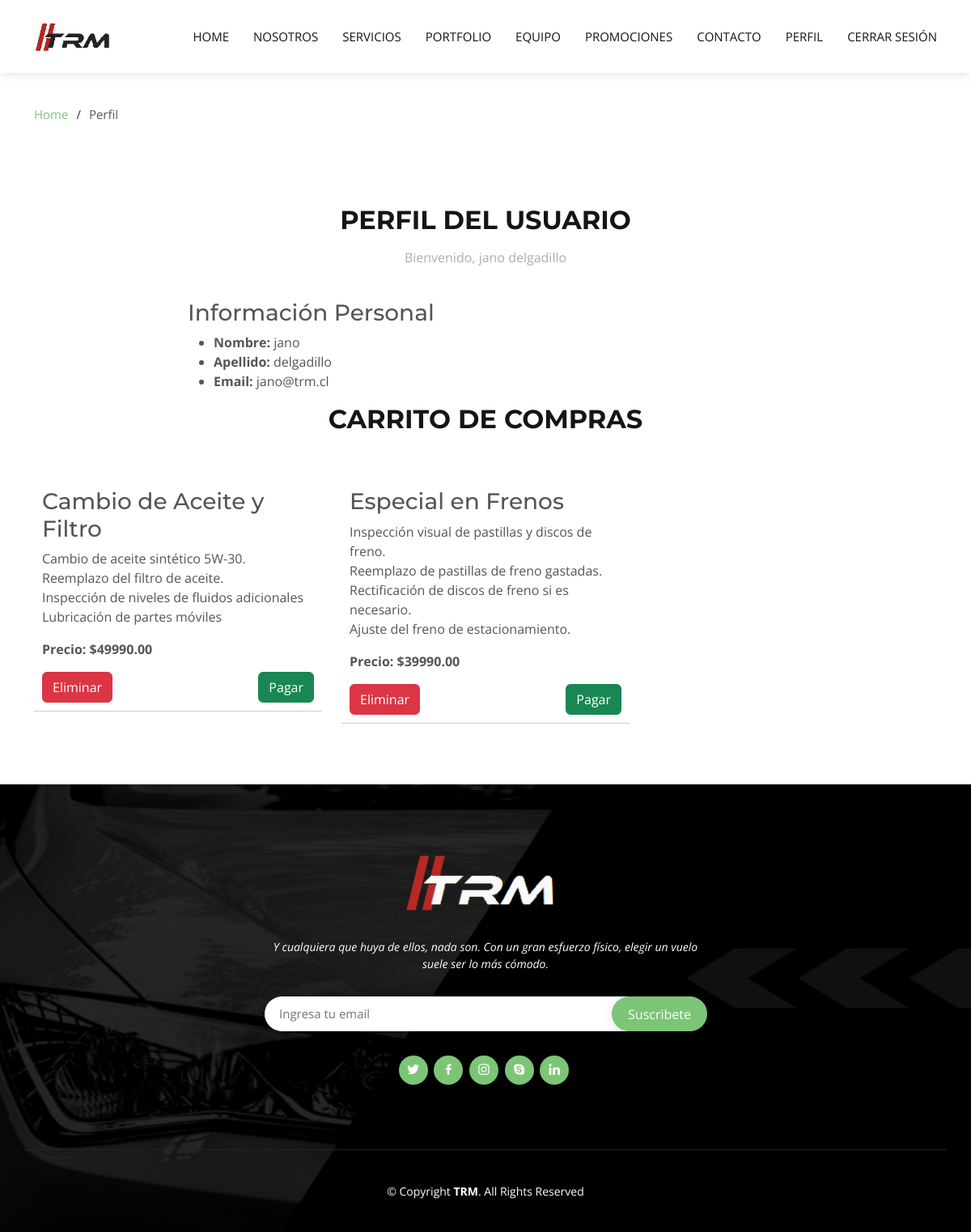
The page /profile/ (signed in) on the database its author committed.
### main/models.py (models this page shows, shortened)
class Promotion(models.Model):
    title = models.CharField(max_length=255)
    price = models.DecimalField(max_digits=10, decimal_places=2)
    description = models.TextField()

### main/views.py (the view)
# urls.py: path('profile/', views.profile, name='profile'),
@login_required
def profile(request):
    cart, created = Cart.objects.get_or_create(user=request.user)
    return render(request, 'profile.html', {'cart': cart})

### main/templates/profile.html (shortened to what this page needs)
<!DOCTYPE html>
<html lang="es">
<head>
    {% load static %}
    <link href="{% static 'vendor/aos/aos.css' %}" rel="stylesheet">
    <link href="{% static 'vendor/bootstrap/css/bootstrap.min.css' %}" rel="stylesheet">
    <link href="{% static 'vendor/bootstrap-icons/bootstrap-icons.css' %}" rel="stylesheet">
    <link href="{% static 'vendor/boxicons/css/boxicons.min.css' %}" rel="stylesheet">
    <link href="{% static 'vendor/glightbox/css/glightbox.min.css' %}" rel="stylesheet">
    <link href="{% static 'vendor/swiper/swiper-bundle.min.css' %}" rel="stylesheet">
    <link href="{% static 'css/style.css' %}" rel="stylesheet">
</head>
<body>
    <header id="header" class="d-flex align-items-center">
        <div class="container d-flex align-items-center justify-content-between">
            <div class="logo">
                <a href="{% url 'index' %}"><img src="{% static 'img/logo2.png' %}" alt="" class="img-fluid"></a>
            </div>
            <nav id="navbar" class="navbar">
                <ul>
                    <li><a class="nav-link scrollto" href="{% url 'index' %}">Home</a></li>
                    <li><a class="nav-link scrollto" href="{% url 'index' %}#about">Nosotros</a></li>
                    <li><a class="nav-link scrollto" href="{% url 'index' %}#services">Servicios</a></li>
                    <li><a class="nav-link scrollto" href="{% url 'index' %}#portfolio">Portfolio</a></li>
                    <li><a class="nav-link scrollto" href="{% url 'index' %}#team">Equipo</a></li>
                    <li><a class="nav-link scrollto" href="{% url 'index' %}#pricing">Promociones</a></li>
                    <li><a class="nav-link scrollto" href="{% url 'index' %}#contact">Contacto</a></li>
                    <li><a class="nav-link scrollto" href="{% url 'profile' %}">Perfil</a></li>
                    <li><a class="nav-link scrollto" href="{% url 'logout' %}">Cerrar Sesión</a></li>
                </ul>
            </nav>
        </div>
    </header>
    <main id="main" data-aos="fade-up">
        <section id="breadcrumbs" class="breadcrumbs">
            <div class="container">
                <div class="d-flex justify-content-between align-items-center">
                    <ol>
                        <li><a href="{% url 'index' %}">Home</a></li>
                        <li>Perfil</li>
                    </ol>
                </div>
            </div>
        </section>
        <section id="profile" class="profile">
          <div class="container">
              <div class="section-title">
                  <h2>Perfil del Usuario</h2>
                  <p>Bienvenido, {{ user.first_name }} {{ user.last_name }}</p>
              </div>
              <div class="row">
                  <div class="col-lg-8 offset-lg-2">
                      <div class="profile-info">
                          <h3>Información Personal</h3>
                          <ul>
                              <li><strong>Nombre:</strong> {{ user.first_name }}</li>
                              <li><strong>Apellido:</strong> {{ user.last_name }}</li>
                              <li><strong>Email:</strong> {{ user.username }}</li>
                          </ul>
                      </div>
                  </div>
              </div>
              <div class="section-title">
                  <h2>Carrito de Compras</h2>
              </div>
              {% if cart.promotions.all %}
              <div class="row">
                {% for promotion in cart.promotions.all %}
                    <div class="col-lg-4 col-md-6 mb-3">
                        <div class="box cart-item" data-aos="zoom-in" data-aos-delay="100">
                            <h3>{{ promotion.title }}</h3>
                            <p>{{ promotion.description|linebreaksbr }}</p>
                            <p><strong>Precio: ${{ promotion.price }}</strong></p>
                            <div class="cart-buttons">
                                <a href="{% url 'remove_from_cart' promotion.id %}" class="btn btn-danger">Eliminar</a>
                                <a href="{% url 'checkout' %}" class="btn btn-success">Pagar</a>
                            </div>
                        </div>
                    </div>
                {% endfor %}
            </div>
        {% else %}
            <p>No tienes promociones en tu carrito.</p>
        {% endif %}
    </div>
</section>
    </main>
    <footer id="footer">
        <div class="footer-top">
            <div class="container">
                <div class="row justify-content-center">
                    <div class="col-lg-6">
                        <a href="#header" class="scrollto footer-logo"><img src="{% static 'img/trm.png' %}" alt=""></a>
                        <p>Y cualquiera que huya de ellos, nada son. Con un gran esfuerzo físico, elegir un vuelo suele ser lo más cómodo.</p>
                    </div>
                </div>
                <div class="row footer-newsletter justify-content-center">
                    <div class="col-lg-6">
                        <form action="" method="post">
                            <input type="email" name="email" placeholder="Ingresa tu email"><input type="submit" value="Suscribete">
                        </form>
                    </div>
                </div>
                <div class="social-links">
                    <a href="#" class="twitter"><i class="bx bxl-twitter"></i></a>
                    <a href="#" class="facebook"><i class="bx bxl-facebook"></i></a>
                    <a href="#" class="instagram"><i class="bx bxl-instagram"></i></a>
                    <a href="#" class="google-plus"><i class="bx bxl-skype"></i></a>
                    <a href="#" class="linkedin"><i class="bx bxl-linkedin"></i></a>
                </div>
            </div>
        </div>
        <div class="container footer-bottom clearfix">
            <div class="copyright">
                &copy; Copyright <strong><span>TRM</span></strong>. All Rights Reserved
            </div>
        </div>
    </footer>
</body>
</html>

### main/static/css/style.css (style rules this page uses)
body { font-family: "Open Sans", sans-serif; color: #555555; }
a { text-decoration: none; color: #7cc576; }
h1, h2, h3, h4, h5, h6 { font-family: "Montserrat", sans-serif; }
#header { height: 90px; transition: all 0.5s; z-index: 997; transition: all 0.5s; background: #fff; box-shadow: 0 4px 10px -3px hsla(0, 0%, 75%, 0.5); }
#header .logo img { padding: 0; margin: 0; max-height: 40px; }
.scrolled-offset { margin-top: 90px; }
.navbar { padding: 0; }
.navbar ul { margin: 0; padding: 0; display: flex; list-style: none; align-items: center; }
.navbar li { position: relative; }
.navbar a, .navbar a:focus { display: flex; align-items: center; justify-content: space-between; padding: 10px 0 10px 30px; font-size: 15px; color: #151515; text-transform: uppercase; white-space: nowrap; transition: 0.3s; }
section { padding: 60px 0; overflow: hidden; }
.section-title { text-align: center; padding-bottom: 40px; }
.section-title h2 { font-size: 32px; font-weight: bold; text-transform: uppercase; margin-bottom: 15px; padding-bottom: 0; color: #151515; }
.section-title p { margin-bottom: 0; color: #aeaeae; }
.breadcrumbs { padding: 40px 0; }
.breadcrumbs ol { display: flex; flex-wrap: wrap; list-style: none; padding: 0; margin: 0; font-size: 15px; }
.breadcrumbs ol li+li { padding-left: 10px; }
.breadcrumbs ol li+li::before { display: inline-block; padding-right: 10px; color: #2f2f2f; content: "/"; }
#footer { background: url("../img/footer-bg_2.jpg") center center no-repeat; color: #fff; font-size: 14px; position: relative; }
#footer::before { content: ""; position: absolute; left: 0; right: 0; top: 0; bottom: 0; background: rgba(0, 0, 0, 0.85); z-index: 1; }
#footer .footer-top { position: relative; z-index: 2; text-align: center; padding: 80px 0; }
#footer .footer-top .footer-logo img { height: 80px; }
#footer .footer-top p { font-size: 15; font-style: italic; margin: 30px 0 0 0; padding: 0; }
#footer .footer-top .footer-newsletter { text-align: center; font-size: 15px; margin-top: 30px; }
#footer .footer-top .footer-newsletter form { background: #fff; padding: 6px 10px; position: relative; border-radius: 50px; box-shadow: 0px 2px 15px rgba(0, 0, 0, 0.1); text-align: left; }
#footer .footer-top .footer-newsletter form input[type=email] { border: 0; padding: 4px 8px; width: calc(100% - 100px); }
#footer .footer-top .footer-newsletter form input[type=submit] { position: absolute; top: 0; right: -1px; bottom: 0; border: 0; background: none; font-size: 16px; padding: 0 20px; background: #7cc576; color: #fff; transition: 0.3s; border-radius: 50px; box-shadow: 0px 2px 15px rgba(0, 0, 0, 0.1); }
#footer .footer-top .social-links { margin-top: 30px; }
#footer .footer-top .social-links a { font-size: 18px; display: inline-block; background: #7cc576; color: #fff; line-height: 1; padding: 8px 0; margin-right: 4px; border-radius: 50%; text-align: center; width: 36px; height: 36px; transition: 0.3s; }
#footer .footer-bottom { border-top: 1px solid #222222; z-index: 2; position: relative; padding-top: 40px; padding-bottom: 40px; }
#footer .copyright { text-align: center; }
.cart-item { padding: 10px; border-bottom: 1px solid #ccc; }
.cart-buttons { display: flex; justify-content: space-between; margin-top: 10px; }

### main/templates/profile.html (style rules this page uses)
.cart-item { padding: 10px; border-bottom: 1px solid #ccc; }

### rows shown on the page
Promotion: title "Cambio de Aceite y Filtro", description "Cambio de aceite sintético 5W-30. Reemplazo del filtro de aceite. Inspección de niveles de fluidos adicionales Lubricación de partes móviles", price "49990.00"
Promotion: title "Especial en Frenos", description "Inspección visual de pastillas y discos de freno. Reemplazo de pastillas de freno gastadas. Rectificación de discos de freno si es necesario. Ajuste del freno de estacionamiento.", price "39990.00"

### other values the page prints
{{ user.first_name }} "jano"
{{ user.last_name }} "delgadillo"
{{ user.username }} "jano@trm.cl"
